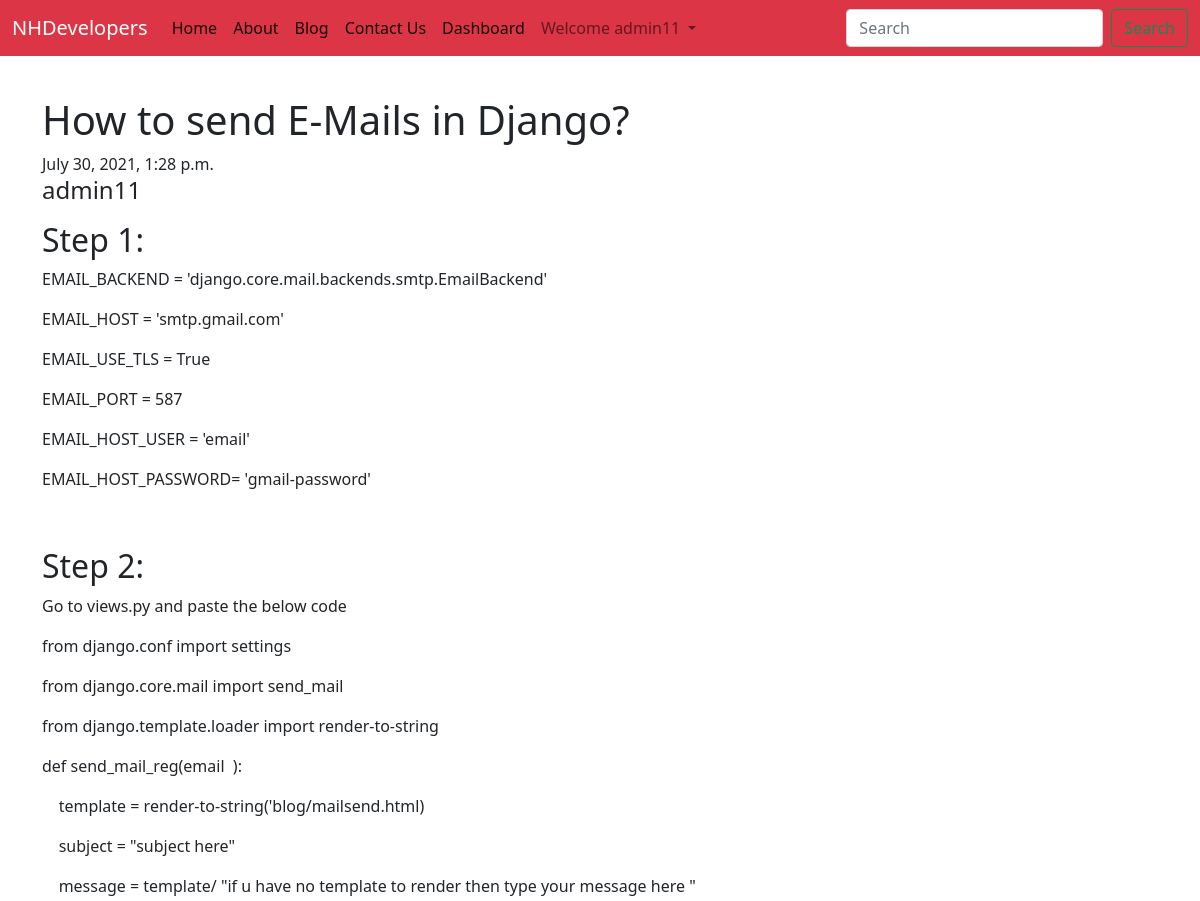
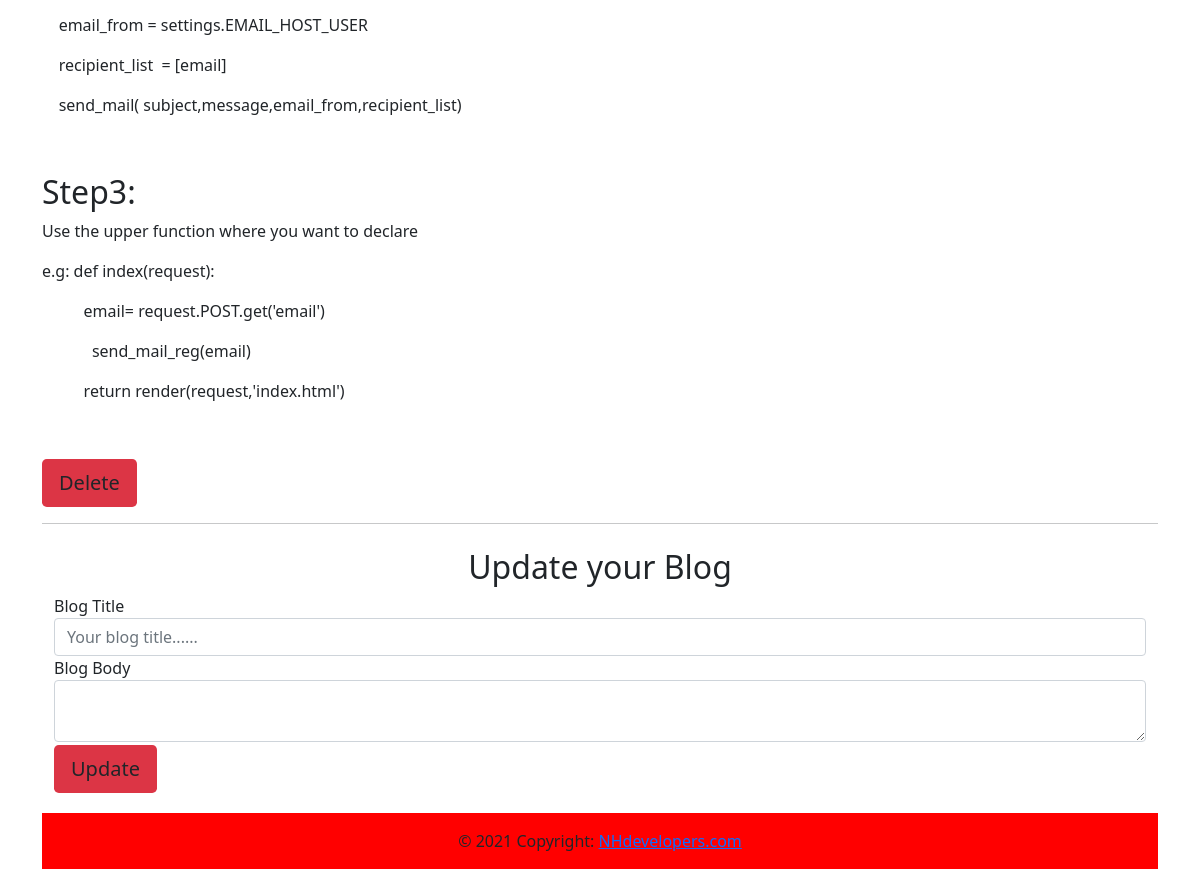
Page /dashboard/det/36 (signed in) on the committed database (2 pictures, top to bottom).
### vid/models.py (models this page shows, shortened)
class Blog(models.Model):
    title=models.CharField(max_length=50)
    author = models.ForeignKey(User,on_delete=models.CASCADE)
    timestamp=models.DateTimeField(auto_now_add=True)
    desc = models.TextField()
    views = models.IntegerField(default=0)

### vid/views.py (the view)
# urls.py: path('dashboard/det/<int:id>',views.det,name="det"),
def det(request,id):
    if request.user.is_authenticated:
        myblog = Blog.objects.filter(id=id).first()
        return render(request,'blog/det.html',{'blog':myblog})
    else:
        return HttpResponse("404Not Found")

### vid/templates/blog/det.html (shortened to what this page needs)
{% extends 'blog/base.html' %}
{% block body %}
<div class="container" style="margin-top: 40px;  ">
    <h1>{{blog.title}}</h2><span>{{blog.timestamp}}</span>
    <h4>{{blog.author}}</h4>
    <p>{{blog.desc|safe}}</p>
    <div>
        <form action="https://nhdevelopersteam.herokuapp.com/dashboard/det/dele/{{blog.id}}" method="post">{% csrf_token %}
            <div class="form-group">
                <input type="submit" class="btn btn-lg bg-danger" value="Delete">
            </form>
    </div>
    <hr>
    <div class="container mt-4">
        <h2 class="text-center">Update your Blog</h2>
        <form action="https://nhdevelopersteam.herokuapp.com/dashboard/det/upd/{{blog.id}}" enctype="multipart/form-data" method="post">{% csrf_token %}
            <div class="form-group">
                <label for="">Blog Title</label>
                <input type="text" placeholder="Your blog title......" required name="update_title" id="" class="form-control"  aria-describedby="helpId">
                <label for="">Blog Body</label>
                <textarea type="text" placeholder="Your blog body......" required  name="update_desc" id="mytextarea" class="form-control"  aria-describedby="helpId"> </textarea>
                <input type="submit" class="btn btn-lg bg-danger " style="margin-bottom: 20px; margin-top: 3px;" value="Update">
            </form>
    </div>
</div>
{% endblock body %}

### vid/templates/blog/base.html (shortened to what this page needs)
<!doctype html>
<html lang="en">
  <head>
    <link href="https://cdn.jsdelivr.net/npm/bootstrap@5.0.2/dist/css/bootstrap.min.css" rel="stylesheet">
  </head>
  <body>
    <nav class="navbar navbar-expand-lg navbar-light bg-danger">
        <div class="container-fluid" >
          <a class="navbar-brand" style="color: white;" href="https://nhdevelopersteam.herokuapp.com/">NHDevelopers</a>
          <div class="collapse navbar-collapse" id="navbarSupportedContent">
            <ul class="navbar-nav me-auto mb-2 mb-lg-0">
              <li class="nav-item">
                <a class="nav-link active" aria-current="page" href="https://nhdevelopersteam.herokuapp.com/">Home</a>
              </li>
              <li class="nav-item">
                <a class="nav-link active" aria-current="page" href="https://nhdevelopersteam.herokuapp.com/about/">About</a>
              </li>
              <li class="nav-item">
                <a class="nav-link active" aria-current="page" href="https://nhdevelopersteam.herokuapp.com/blog/">Blog</a>
              </li>
              <li class="nav-item">
                <a class="nav-link active" aria-current="page" href="https://nhdevelopersteam.herokuapp.com/contact/">Contact Us</a>
              </li>
              {% if user.is_authenticated %}
              <li class="nav-item">
                <a class="nav-link active" aria-current="page" href="https://nhdevelopersteam.herokuapp.com/dashboard/">Dashboard</a>
              </li>
                <li class="nav-item dropdown" >
                  <a class="nav-link dropdown-toggle" href="#" id="navbarDropdown" role="button" data-bs-toggle="dropdown" aria-expanded="false">
                    Welcome {{request.user}}
                  </a>
                </li>
               {% endif %}
            </ul>
            <form action="https://nhdevelopersteam.herokuapp.com/blog/search"method="get" class="d-flex">
              <input class="form-control me-2 " name="query" id="search"  type="search" placeholder="Search" aria-label="Search">
              <button class="btn btn-outline-success  " type="submit">Search</button>
            </form>
               </div>
             </div>
      </nav>
{% block body %}{% endblock body %}
<footer class="page-footer font-small red" style="background-color:   red; ">
  <div class="footer-copyright text-center py-3">© 2021 Copyright:
    <a href="https://nhdevelopersteam.herokuapp.com/"> NHdevelopers.com</a>
  </div>
</footer>
  </body>
</html>

### rows in the picture
Blog: title "How to send E-Mails in Django?", timestamp "July 30, 2021, 1:28 p.m.", author "admin11", desc "Step 1: EMAIL_BACKEND = 'django.core.mail.backends.smtp.EmailBackend' EMAIL_HOST = 'smtp.gmail.com' EMAIL_USE_TLS = True EMAIL_PORT = 587 EMAIL_HOST_USER = 'email' EMAIL_HOST_PASSWORD= 'gmail-password' Step 2: Go to views.py and paste the below code from django.conf import settings from django.core.mail import send_mail from django.template.loader import render-to-string def send_mail_reg(email ): template = render-to-string('blog/mailsend.html) subject = \"subject here\" message = template/ \"if u have no template to render then type your message here \" email_from = settings.EMAIL_HOST_USER recipient_list = [email] send_mail( subject,message,email_from,recipient_list) Step3: Use the upper…"

### other values in the picture
{{ request.user }} "admin11"
